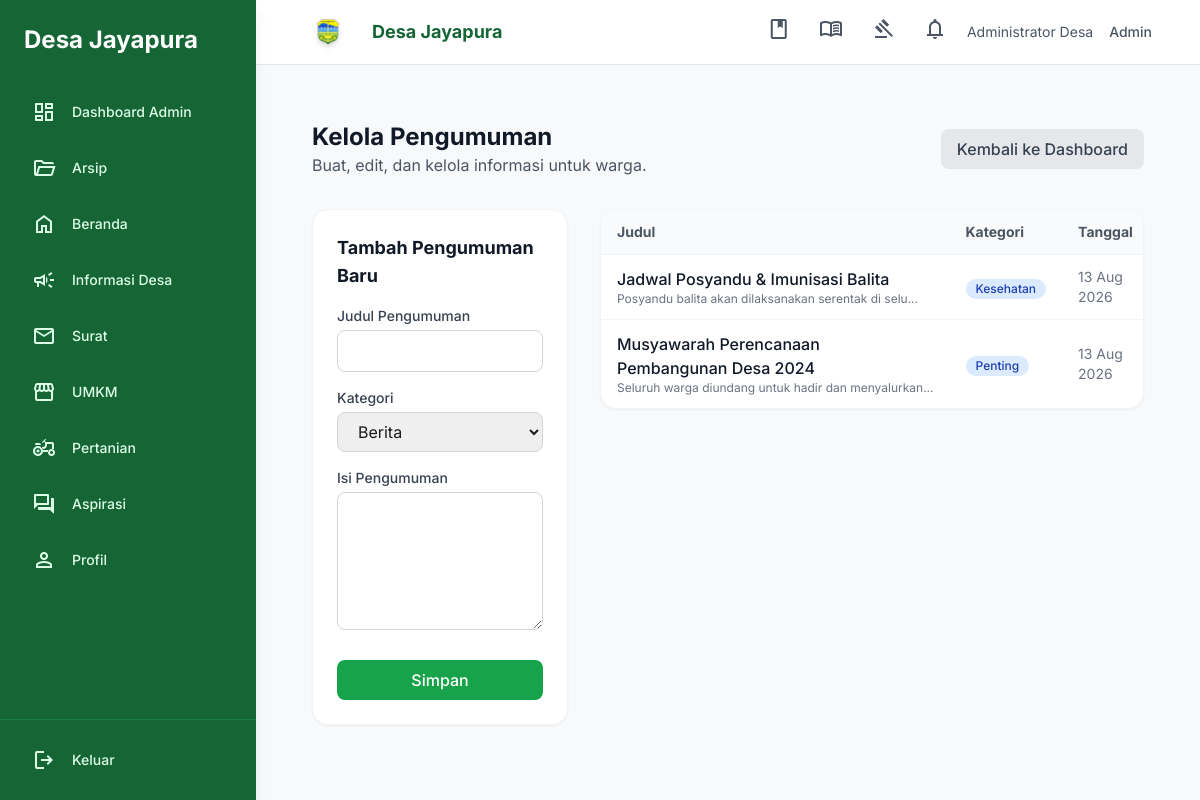
Screenshot of /admin_pengumuman.php (signed in) with the database file from the repository.
### tables this page shows
CREATE TABLE announcements (
    id INT PRIMARY KEY AUTO_INCREMENT,
    title VARCHAR(200) NOT NULL,
    content TEXT,
    category VARCHAR(50),
    image VARCHAR(255),
    is_featured BOOLEAN DEFAULT FALSE,
    is_urgent BOOLEAN DEFAULT FALSE,
    created_by INT,
    created_at TIMESTAMP DEFAULT CURRENT_TIMESTAMP,
    updated_at TIMESTAMP DEFAULT CURRENT_TIMESTAMP ON UPDATE CURRENT_TIMESTAMP,
    FOREIGN KEY (created_by) REFERENCES users(id) ON DELETE SET NULL
);

### admin_pengumuman.php (called while the page is built, shortened)
<?php
$db = (new Database())->getConnection();
$stmt = $db->query("SELECT * FROM announcements ORDER BY id DESC");
$announcements = $stmt->fetchAll();
$edit_data = null;
require_once 'views/admin_pengumuman_view.php';

### views/admin_pengumuman_view.php (the view, shortened to what this page needs)
<?php require_once 'includes/header.php'; ?>
<div class="max-w-6xl mx-auto px-4 py-8">
    <div class="flex justify-between items-center mb-8">
        <div>
            <h1 class="text-2xl font-bold text-gray-900">Kelola Pengumuman</h1>
            <p class="text-gray-600">Buat, edit, dan kelola informasi untuk warga.</p>
        </div>
        <a href="admin.php" class="bg-gray-200 text-gray-700 px-4 py-2 rounded-lg font-medium hover:bg-gray-300 transition">
            Kembali ke Dashboard
        </a>
    </div>
    <div class="grid grid-cols-1 lg:grid-cols-3 gap-8">
        <div class="lg:col-span-1">
            <div class="bg-white p-6 rounded-2xl shadow-sm border border-gray-100">
                <h2 class="text-lg font-bold text-gray-900 mb-4"><?= $edit_data ? 'Edit Pengumuman' : 'Tambah Pengumuman Baru' ?></h2>
                <form action="admin_pengumuman.php" method="POST">
                    <div class="mb-4">
                        <label class="block text-sm font-medium text-gray-700 mb-1">Judul Pengumuman</label>
                        <input type="text" name="title" required value="<?= htmlspecialchars($edit_data['title'] ?? '') ?>" class="w-full px-4 py-2 border border-gray-300 rounded-lg focus:ring-2 focus:ring-green-500 focus:border-green-500 transition-shadow">
                    </div>
                    <div class="mb-4">
                        <label class="block text-sm font-medium text-gray-700 mb-1">Kategori</label>
                        <select name="category" class="w-full px-4 py-2 border border-gray-300 rounded-lg focus:ring-2 focus:ring-green-500 focus:border-green-500 transition-shadow">
                            <?php
                            $categories = ['Berita', 'Penting', 'Kesehatan', 'Kegiatan', 'Lainnya'];
                            $current_cat = $edit_data['category'] ?? '';
                            foreach($categories as $cat):
                            ?>
                                <option value="<?= $cat ?>" <?= $current_cat === $cat ? 'selected' : '' ?>><?= $cat ?></option>
                            <?php endforeach; ?>
                        </select>
                    </div>
                    <div class="mb-6">
                        <label class="block text-sm font-medium text-gray-700 mb-1">Isi Pengumuman</label>
                        <textarea name="content" required rows="5" class="w-full px-4 py-2 border border-gray-300 rounded-lg focus:ring-2 focus:ring-green-500 focus:border-green-500 transition-shadow"><?= htmlspecialchars($edit_data['content'] ?? '') ?></textarea>
                    </div>
                    <div class="flex gap-2">
                        <button type="submit" class="w-full bg-green-600 text-white px-4 py-2 rounded-lg font-medium hover:bg-green-700 transition">
                            <?= $edit_data ? 'Update' : 'Simpan' ?>
                        </button>
                    </div>
                </form>
            </div>
        </div>
        <div class="lg:col-span-2">
            <div class="bg-white rounded-2xl shadow-sm border border-gray-100 overflow-hidden">
                <div class="overflow-x-auto">
                    <table class="w-full text-left border-collapse">
                        <thead>
                            <tr class="bg-gray-50 border-b border-gray-100 text-gray-600 text-sm">
                                <th class="py-3 px-4">Judul</th>
                                <th class="py-3 px-4">Kategori</th>
                                <th class="py-3 px-4">Tanggal</th>
                            </tr>
                        </thead>
                        <tbody class="divide-y divide-gray-100">
                            <?php if(empty($announcements)): ?>
                            <tr>
                                <td colspan="4" class="py-8 text-center text-gray-500">Belum ada pengumuman.</td>
                            </tr>
                            <?php else: ?>
                                <?php foreach($announcements as $ann): ?>
                                <tr class="hover:bg-gray-50 transition">
                                    <td class="py-3 px-4">
                                        <div class="font-medium text-gray-900"><?= htmlspecialchars($ann['title']) ?></div>
                                        <div class="text-xs text-gray-500 truncate max-w-xs"><?= htmlspecialchars(substr($ann['content'], 0, 50)) ?>...</div>
                                    </td>
                                    <td class="py-3 px-4">
                                        <span class="inline-flex items-center px-2.5 py-0.5 rounded-full text-xs font-medium bg-blue-100 text-blue-800">
                                            <?= htmlspecialchars($ann['category']) ?>
                                        </span>
                                    </td>
                                    <td class="py-3 px-4 text-sm text-gray-500">
                                        <?= date('d M Y', strtotime($ann['created_at'])) ?>
                                    </td>
                                </tr>
                                <?php endforeach; ?>
                            <?php endif; ?>
                        </tbody>
                    </table>
                </div>
            </div>
        </div>
    </div>
</div>
<?php require_once 'includes/footer.php'; ?>

### includes/header.php (style rules this page uses)
body { font-family: 'Inter', sans-serif; background: #f8f9fa; color: #191c1d; min-height: 100vh; }

### rows the page displays
announcements: title "Jadwal Posyandu & Imunisasi Balita", content "Posyandu balita akan dilaksanakan serentak di selu", category "Kesehatan", created_at "13 Aug 2026"
announcements: title "Musyawarah Perencanaan Pembangunan Desa 2024", content "Seluruh warga diundang untuk hadir dan menyalurkan", category "Penting", created_at "13 Aug 2026"

### other values shown
SITE_NAME "Desa Jayapura"
$user_name "Administrator Desa"
$item['name'] "Dashboard Admin"
$item['name'] "Arsip"
$item['name'] "Beranda"
$item['name'] "Informasi Desa"
$item['name'] "Surat"
$item['name'] "UMKM"
$item['name'] "Pertanian"
$item['name'] "Aspirasi"
$item['name'] "Profil"
form field category "Berita"
